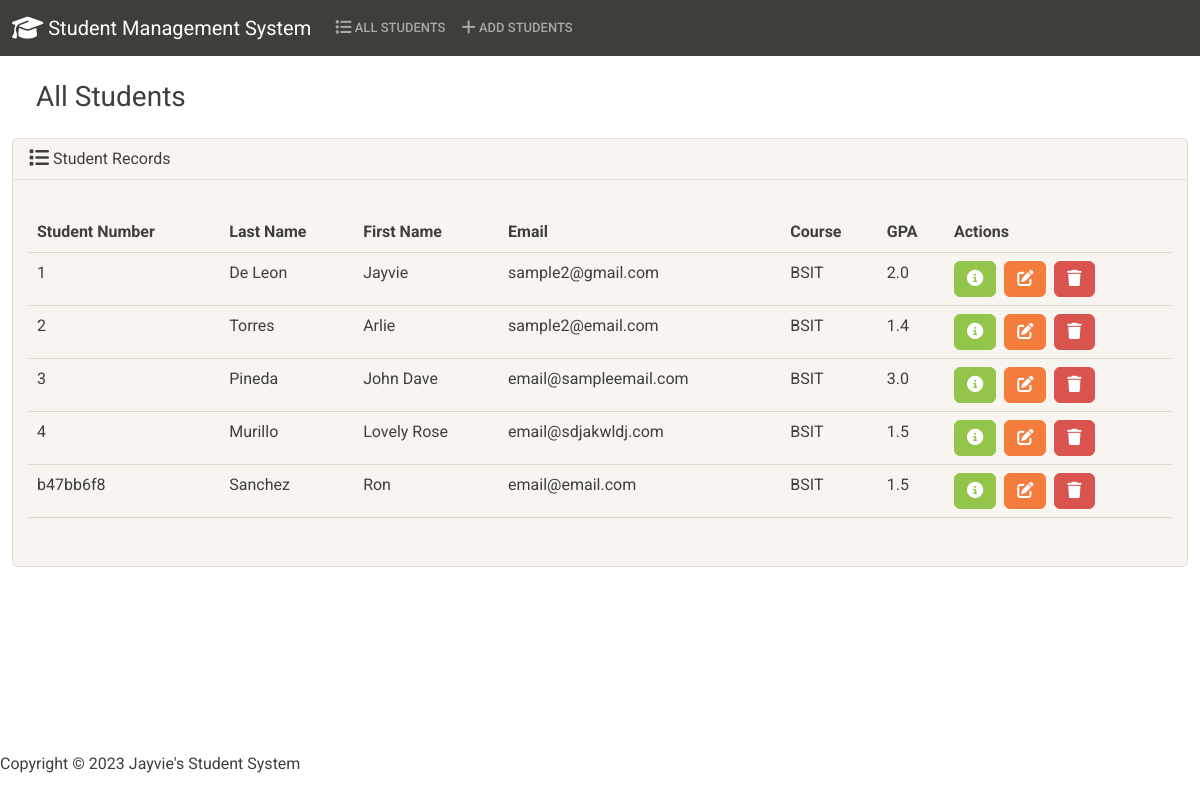
The app's page /, older data.
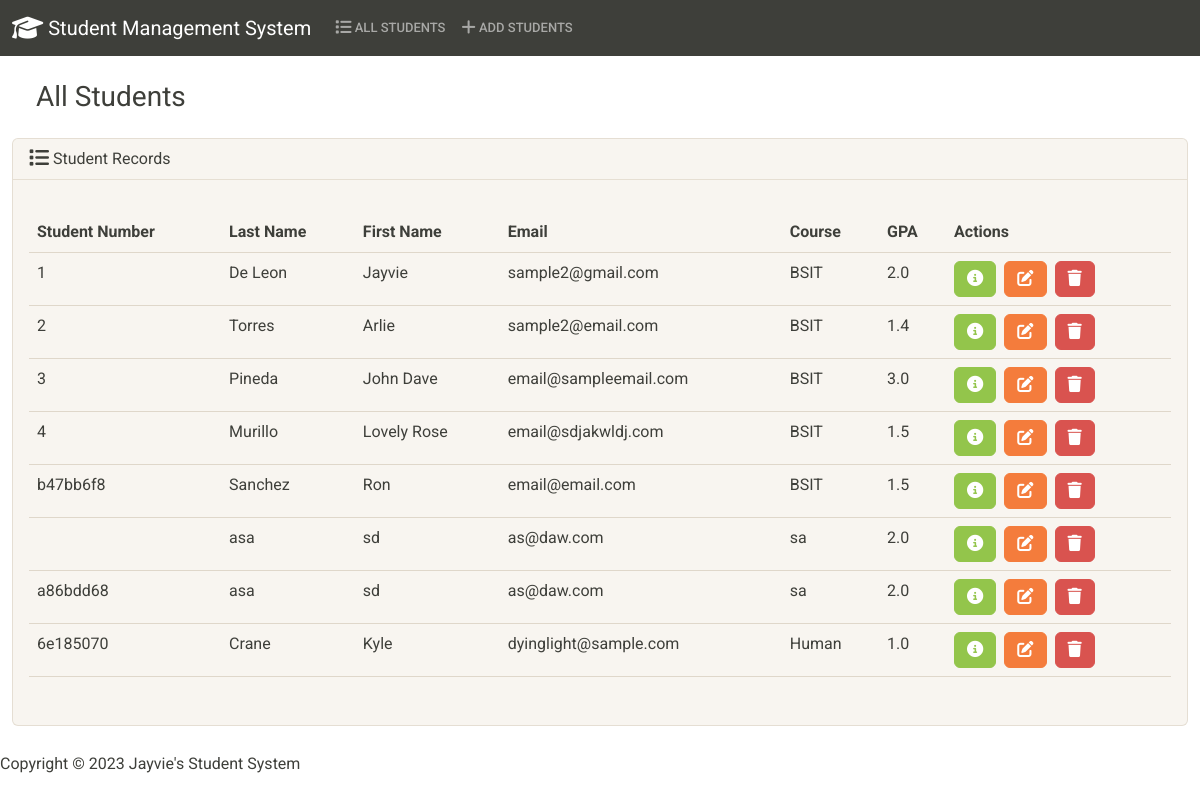
The same page, newer data.
### students/models.py (models this page shows, shortened)
class Student(models.Model):
    student_number = models.CharField(max_length=8)
    first_name = models.CharField(max_length=50)
    last_name = models.CharField(max_length=50)
    email = models.EmailField(max_length=100)
    course = models.CharField(max_length=50)
    gpa = models.FloatField()

### students/views.py (the view)
# urls.py: path('', views.index, name='index'),
def index(request):
    return render(request, 'students/index.html',{
        'students': Student.objects.all()
        })

### students/templates/students/index.html (shortened to what this page needs)
{% extends 'students/base.html' %}
{% block body %}
<h3 class="m-4">All Students</h3>
<div class="row">
  <div class="col=12">
    {% if students %}
    <div class="card bg-light mg-4 mb-4">
      <div class="card-header">
        <i class="fa-solid fa-list fa-lg"></i> Student Records
      </div>
      <div class="card-body">
        <p class="card-text">
          <div class="table-responsive">
            <table class="table table-hover">
              <thead>
                <tr>
                  <th scope="col">Student Number</th>
                  <th scope="col">Last Name</th>
                  <th scope="col">First Name</th>
                  <th scope="col">Email</th>
                  <th scope="col">Course</th>
                  <th scope="col">GPA </th>
                  <th scope="col">Actions</th>
                </tr>
              </thead>
              <tbody>
                {% for student in students %}
                <tr>
                  <td>{{ student.student_number }}</td>
                  <td>{{ student.last_name }}</td>
                  <td>{{ student.first_name }}</td>
                  <td>{{ student.email }}</td>
                  <td>{{ student.course }}</td>
                  <td>{{ student.gpa }}</td>
                  <td>
                    <button type="button" class="btn btn-success me-1" href="{% url 'view_student' student.id %}" data-bs-toggle="modal" data-bs-target="#myModal{{student.id}}"></button>
                    <a class="btn btn-warning me-1" href="{% url 'edit' student.id %}">
                    </a>
                      <button type ="button" class="btn btn-danger" data-bs-toggle="modal" data-bs-target="#delete{{student.id}}"></button>
                  </td>
                </tr>
                {% endfor %}
              </tbody>
            </table>
          </div>
        </p>
      </div>
    </div>
    {% else %}
    <h5 class="alert alert-primary ms-4 me-4">No Student</h5>
    {% endif %}
  </div>
</div>
  {% endblock %}

Row changes from the older to the newer data that the page shows:
added Student: last_name "asa", first_name "sd", email "as@daw.com", course "sa", gpa "2.0"
added Student: student_number "a86bdd68", last_name "asa", first_name "sd", email "as@daw.com", course "sa", gpa "2.0"
added Student: student_number "6e185070", last_name "Crane", first_name "Kyle", email "dyinglight@sample.com", course "Human", gpa "1.0"
